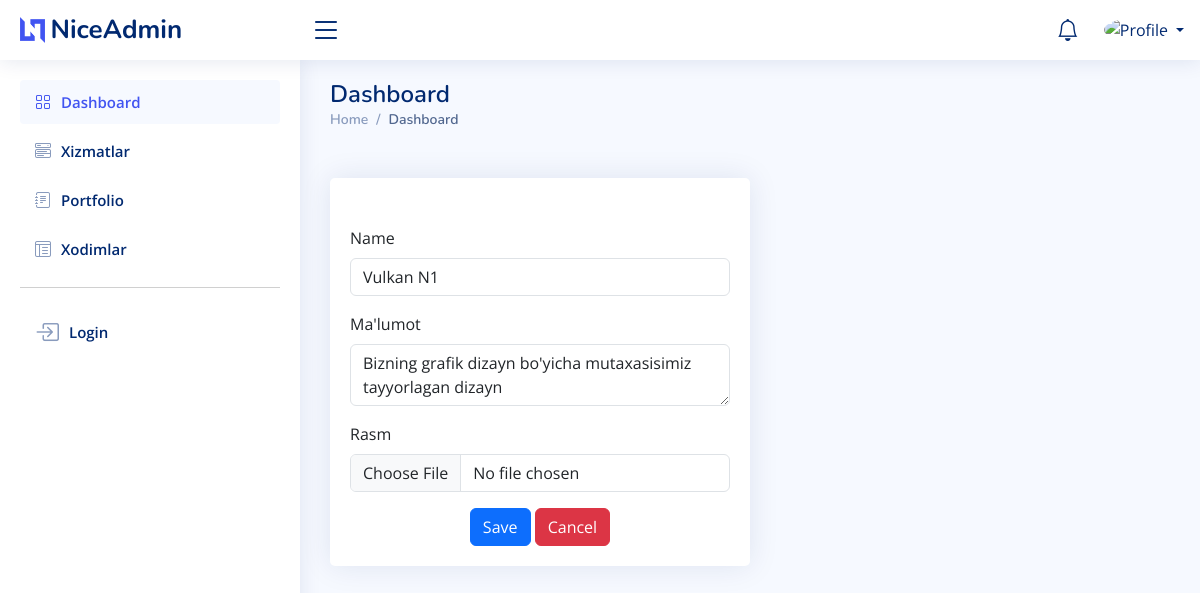
The page /dashboard/portfolio/update/1/ on the database its author committed.
### dashboard/models.py (models this page shows, shortened)
class Portfolio(models.Model):
    name = models.CharField(max_length=100)
    description = models.TextField()
    image = models.ImageField(upload_to='portfolio/')

### dashboard/views.py (the view, shortened to what this page needs)
# urls.py: path('portfolio/update/<int:id>/', PortfolioUpdateView.as_view(), name='portfolio-update'),
class PortfolioUpdateView(View):
    def get(self, request, id):
        portfolio = Portfolio.objects.get(id=id)
        context = {'portfolio': portfolio}
        return render(request, 'dashboard/portfolio/portfolio_update.html', context)

### templates/dashboard/portfolio/portfolio_update.html (shortened to what this page needs)
{% extends 'dashboard/index.html' %}
{% block content %}
        <div class="col-lg-6 mt-xl-5">
          <div class="card mt-xl-5">
            <div class="card-body mt-xl-5">
              <form enctype="multipart/form-data" class="row g-3" method="post" action="{% url 'dashboard:portfolio-update' portfolio.id %}">
                <div class="col-12">
                  <label for="inputNanme4" class="form-label">Name</label>
                  <input name="name" type="text" class="form-control" id="inputNanme4" value="{{ portfolio.name }}">
                </div>
                <div class="col-12">
                  <label for="inputEmail4" class="form-label">Ma'lumot</label>
                    <textarea name="description" type="text" class="form-control" id="inputEmail4" >{{ portfolio.description }}</textarea>
                </div>
                <div class="col-12">
                  <label for="inputPassword4" class="form-label">Rasm</label>
                  <input name="image" type="file" class="form-control" id="inputPassword4" >
                </div>
                <div class="text-center">
                  <button type="submit" class="btn btn-primary">Save</button>
                    <a class="btn btn-danger" href="{% url 'dashboard:portfolio-detail' portfolio.id %}">Cancel</a>
                </div>
              </form>
            </div>
          </div>
        </div>
{% endblock %}

### static/dashboard/assets/css/style.css (style rules this page uses)
:root { scroll-behavior: smooth; }
body { font-family: "Open Sans", sans-serif; background: #f6f9ff; color: #444444; }
a { color: #4154f1; text-decoration: none; }
.card { margin-bottom: 30px; border: none; border-radius: 5px; box-shadow: 0px 0 30px rgba(1, 41, 112, 0.1); }
.card-body { padding: 0 20px 20px 20px; }

### rows shown on the page
Portfolio: name "Vulkan N1", description "Bizning grafik dizayn bo'yicha mutaxasisimiz tayyorlagan dizayn"
